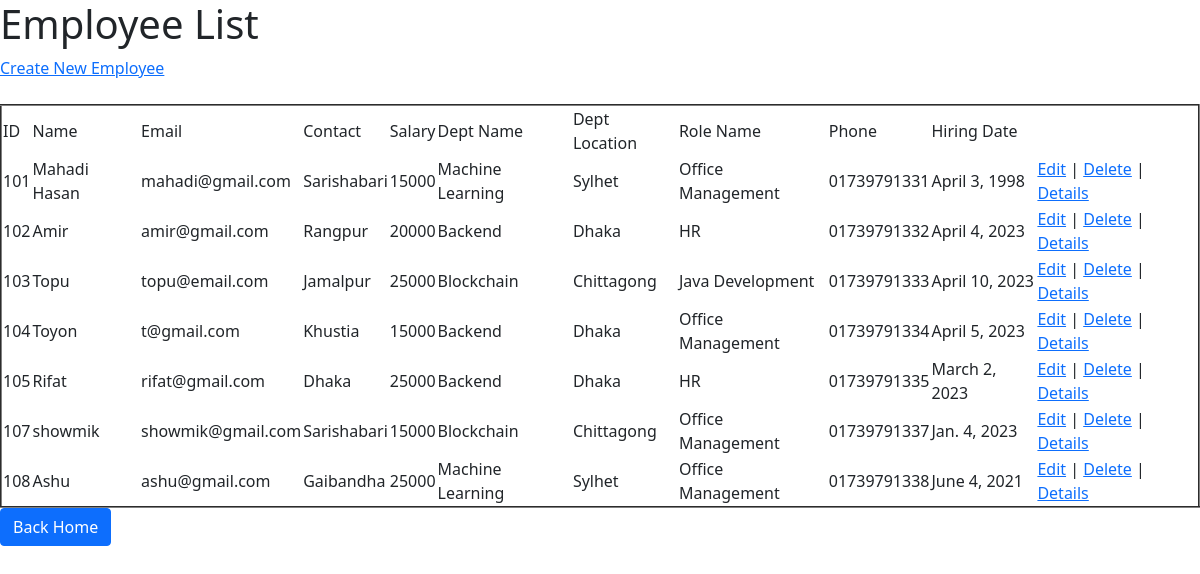
The app's page /all_emp with its own data.
### employee/models.py (models this page shows, shortened)
class Employee(models.Model):
    eid = models.CharField(max_length=20)
    ename = models.CharField(max_length=100)
    eemail = models.EmailField()
    econtact = models.CharField(max_length=15)
    salary = models.CharField(max_length=10)
    dept = models.ForeignKey(Department, on_delete=models.CASCADE)
    role = models.ForeignKey(Role, on_delete = models.CASCADE)
    phone = models.CharField(max_length=15)
    hire_date = models.DateField()

class Department(models.Model):
    name = models.CharField(max_length=20, null=False)
    location = models.CharField(max_length=20, null=False)

class Role(models.Model):
    name = models.CharField(max_length=20, null=False)

### employee/views.py (the view)
# urls.py: path('all_emp',views.all_emp,name='all_emp'),
def all_emp(request):
    emps = Employee.objects.all()
    context = {'emps':emps}
    return render(request,'all_emp.html',context)

### employee/templates/all_emp.html (shortened to what this page needs)
<!DOCTYPE html>
<html lang="en">
<head>
    <link href="https://cdn.jsdelivr.net/npm/bootstrap@5.0.2/dist/css/bootstrap.min.css" rel="stylesheet">
</head>
<body>
    <h1>Employee List</h1>
    <a href="/create">Create New Employee</a>
    <br><br>
    <table border="2">
        <tr>
            <td>ID</td>
            <td>Name</td>
            <td>Email</td>
            <td>Contact</td>
            <td>Salary</td>
            <td>Dept Name</td>
            <td>Dept Location</td>
            <td>Role Name</td>
            <td>Phone</td>
            <td>Hiring Date</td>
        </tr>
        {% for emp in emps  %}
        <tr>
            <td>{{emp.eid}}</td>
            <td>{{emp.ename}}</td>
            <td>{{emp.eemail}}</td>
            <td>{{emp.econtact}}</td>
            <td>{{emp.salary}}</td>
            <td>{{emp.dept.name}}</td>
            <td>{{emp.dept.location}}</td>
            <td>{{emp.role.name}}</td>
            <td>{{emp.phone}}</td>
            <td>{{emp.hire_date}}</td>
            <td>
                <a href="/edit/{{emp.id}}">Edit</a> |
                <a href="/delete/{{emp.id}}">Delete</a> |
                <a href="/details/{{emp.id}}">Details</a>
            </td>
        </tr>
        {% endfor %}
    </table>
    <a class="btn btn-primary" href="http://127.0.0.1:8000/" role="button">Back Home</a>
</body>
</html>

### records on screen
Employee: eid "101", ename "Mahadi Hasan", eemail "mahadi@gmail.com", econtact "Sarishabari", salary "15000", dept.name "Machine Learning", dept.location "Sylhet", role.name "Office Management", phone "01739791331", hire_date "April 3, 1998"
Employee: eid "102", ename "Amir", eemail "amir@gmail.com", econtact "Rangpur", salary "20000", dept.name "Backend", dept.location "Dhaka", role.name "HR", phone "01739791332", hire_date "April 4, 2023"
Employee: eid "103", ename "Topu", eemail "topu@email.com", econtact "Jamalpur", salary "25000", dept.name "Blockchain", dept.location "Chittagong", role.name "Java Development", phone "01739791333", hire_date "April 10, 2023"
Employee: eid "104", ename "Toyon", eemail "t@gmail.com", econtact "Khustia", salary "15000", dept.name "Backend", dept.location "Dhaka", role.name "Office Management", phone "01739791334", hire_date "April 5, 2023"
Employee: eid "105", ename "Rifat", eemail "rifat@gmail.com", econtact "Dhaka", salary "25000", dept.name "Backend", dept.location "Dhaka", role.name "HR", phone "01739791335", hire_date "March 2, 2023"
Employee: eid "107", ename "showmik", eemail "showmik@gmail.com", econtact "Sarishabari", salary "15000", dept.name "Blockchain", dept.location "Chittagong", role.name "Office Management", phone "01739791337", hire_date "Jan. 4, 2023"
Employee: eid "108", ename "Ashu", eemail "ashu@gmail.com", econtact "Gaibandha", salary "25000", dept.name "Machine Learning", dept.location "Sylhet", role.name "Office Management", phone "01739791338", hire_date "June 4, 2021"
